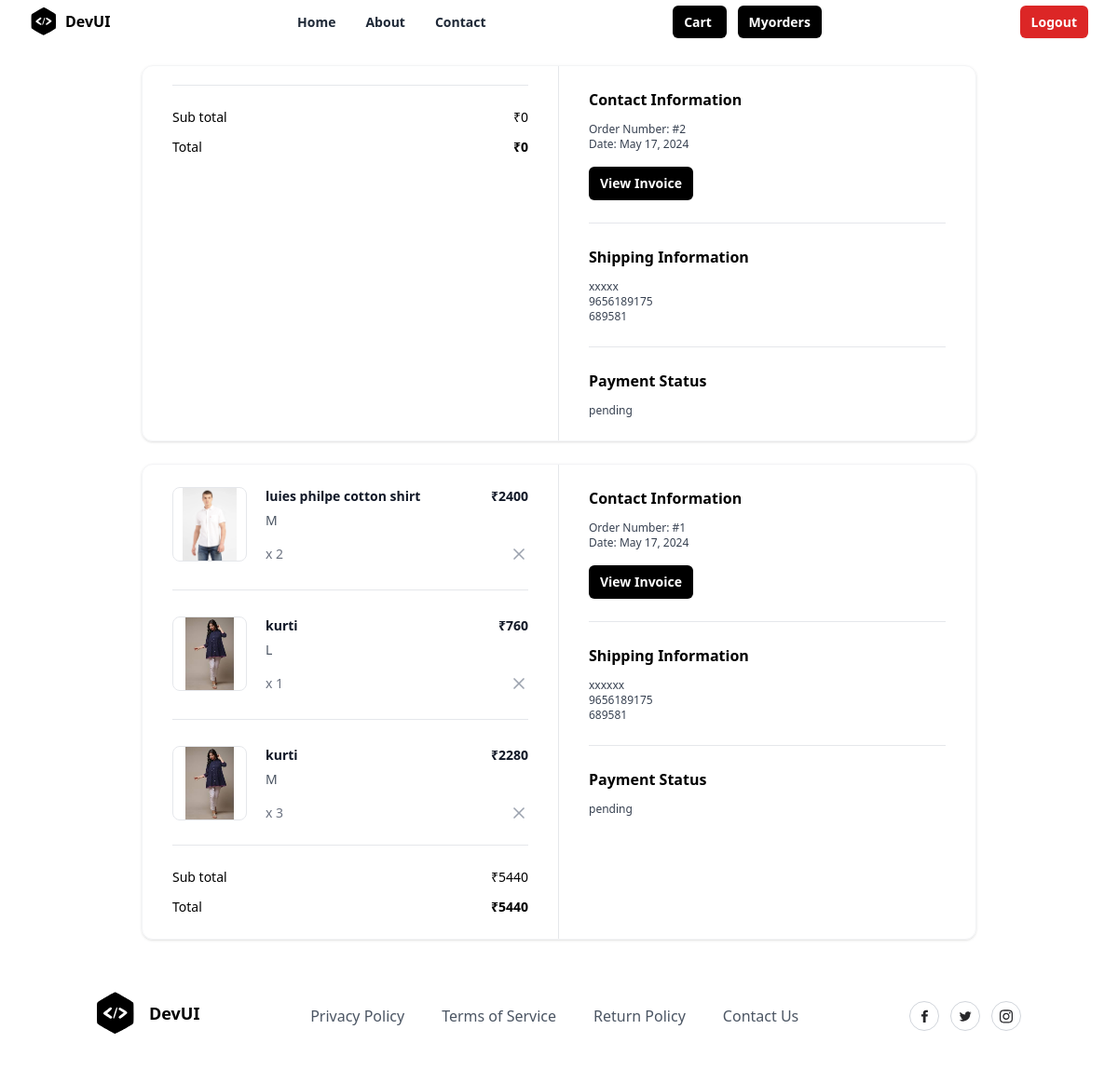
The app's page /order/summary (signed in) with its own data.
### store/models.py (models this page shows, shortened)
class Order(models.Model):
    user_object = models.ForeignKey(
                                        User,
                                        on_delete=models.CASCADE,
                                        related_name='myorders'
                                    )
    basket_item_objects = models.ManyToManyField(BasketItem)
    delivery_address = models.CharField(max_length=250)
    phone = models.CharField(max_length=12)
    pin=models.CharField(max_length=10,null=True)
    email = models.CharField(max_length=100)
    pay_options = (
        ('online', 'online'),
        ('cod', 'cod')
    )
    payment_mode = models.CharField(
                                        max_length=100,
                                        choices=pay_options,
                                        default='cod'
                                    )
    order_id = models.CharField(max_length=200, null=True)
    is_paid = models.BooleanField(default=False)
    order_status = (
        ('order_confirmed', 'Order confirmed'),
        ('dispatched', 'Dispatched'),
        ('in_transit', 'In transit'),
        ('delivered', 'Delivered'),
        ('cancelled', 'Cancelled'),
    )
    status = models.CharField(
                                max_length=200,
                                choices=order_status,
                                default='order_confirmed'
                            )
    created_date = models.DateTimeField(auto_now_add=True)
    updated_date = models.DateTimeField(auto_now=True)
    is_active = models.BooleanField(default=True)
    @property
    def sub_total(self):
        basket_items=self.basket_item_objects.all()
        total=0
        if basket_items:
            for bi in basket_items:
                total+=bi.total_amount
        return total

class BasketItem(models.Model):
    basket_object = models.ForeignKey(Basket, on_delete=models.CASCADE,related_name="cartitems")
    product_object = models.ForeignKey(Product, on_delete=models.CASCADE)
    size_object = models.ForeignKey(Size, on_delete=models.CASCADE)
    quantity = models.PositiveIntegerField(default=1)
    created_date = models.DateTimeField(auto_now_add=True)
    updated_date = models.DateTimeField(auto_now=True)
    is_active = models.BooleanField(default=True)
    is_order_placed=models.BooleanField(default=False)
    @property
    def total_amount(self):
        return self.product_object.price * self.quantity

class Product(models.Model):
    title = models.CharField(max_length=200)
    description = models.TextField(null=True, blank=True)
    size_object = models.ManyToManyField(Size)
    category_object = models.ForeignKey(Category, on_delete=models.CASCADE)
    brand_object = models.ForeignKey(Brand, on_delete=models.CASCADE)
    image = models.ImageField(upload_to='product_images', null=True, blank=True, default='product_images/default.jpg')
    price = models.PositiveIntegerField()
    tag_object=models.ManyToManyField(Tag)
    created_date = models.DateTimeField(auto_now_add=True)
    updated_date = models.DateTimeField(auto_now=True)
    is_active = models.BooleanField(default=True)

class Size(models.Model):
    name = models.CharField(max_length=100, unique=True)
    created_date = models.DateTimeField(auto_now_add=True)
    updated_date = models.DateTimeField(auto_now=True)
    is_active = models.BooleanField(default=True)
    def __str__(self):
        return self.name

### store/views.py (the view)
# urls.py: path('order/summary',views.OrderSummaryView.as_view(),name='order-summary')
class OrderSummaryView(View):
    def get(self,request,*args,**kwargs):
        qs=Order.objects.filter(user_object=request.user).order_by("-created_date")
        return render(request,"order_summary.html",{"data":qs})

### store/templates/order_summary.html (shortened to what this page needs)
{%extends 'base.html'%}
{%block main_block%}
{%for order in data%}
<div class="mx-auto my-4 max-w-4xl md:my-6">
  <div class="overflow-hidden rounded-xl border border-gray-100 shadow">
    <div class="grid grid-cols-1 md:grid-cols-2">
      <div class="px-5 py-6 md:border-r md:border-r-gray-200 md:px-8">
        <div class="flow-root">
          <ul class="-my-7 divide-y divide-gray-200">
           {%for bi in order.basket_item_objects.all%}
           <li class="flex items-stretch justify-between space-x-5 py-7">
            <div class="flex flex-1 items-stretch">
              <div class="flex-shrink-0">
                <img
                  class="h-20 w-20 rounded-lg border border-gray-200 object-contain"
                  src="{{bi.product_object.image.url}}"
                  alt="https://static.nike.com/a/images/c_limit,w_592,f_auto/t_product_v1/54a510de-a406-41b2-8d62-7f8c587c9a7e/air-force-1-07-lv8-shoes-9KwrSk.png"
                />
              </div>
              <div class="ml-5 flex flex-col justify-between">
                <div class="flex-1">
                  <p class="text-sm font-bold text-gray-900">
                    {{bi.product_object.title}}
                  </p>
                  <p class="mt-1.5 text-sm font-medium text-gray-600">
                 {{bi.size_object}}
                  </p>
                </div>
                <p class="mt-4 text-sm font-medium text-gray-500">x {{bi.quantity}}</p>
              </div>
            </div>
            <div class="ml-auto flex flex-col items-end justify-between">
              <p class="text-right text-sm font-bold text-gray-900">
                ₹{{bi.total_amount}}
              </p>
              <button
                type="button"
                class="-m-2 inline-flex rounded p-2 text-gray-400 transition-all duration-200 hover:text-gray-900 focus:outline-none focus:ring-2 focus:ring-gray-900 focus:ring-offset-2"
              >
                <svg
                  xmlns="http://www.w3.org/2000/svg"
                  width="24"
                  height="24"
                  viewBox="0 0 24 24"
                  fill="none"
                  stroke="currentColor"
                  stroke-width="2"
                  stroke-linecap="round"
                  stroke-linejoin="round"
                  class="h-5 w-5"
                >
                  <line x1="18" y1="6" x2="6" y2="18"></line>
                  <line x1="6" y1="6" x2="18" y2="18"></line>
                </svg>
              </button>
            </div>
           {%endfor%}
          </ul>
          <hr class="mt-6 border-gray-200" />
          <ul class="mt-6 space-y-3">
            <li class="flex items-center justify-between">
              <p class="text-sm font-medium">Sub total</p>
              <p class="text-sm font-medium">₹{{order.sub_total}}</p>
            </li>
            <li class="flex items-center justify-between">
              <p class="text-sm font-medium ">Total</p>
              <p class="text-sm font-bold ">₹{{order.sub_total}}</p>
            </li>
          </ul>
        </div>
      </div>
      <div class="px-5 py-6 md:px-8">
        <div class="flow-root">
          <div class="-my-6 divide-y divide-gray-200">
            <div class="py-6">
              <h2 class="text-base font-bold text-black">
                Contact Information
              </h2>
              <p class="fontmedium mt-3 text-xs text-gray-700">
                Order Number: #{{order.id}}
              </p>
              <p class="text-xs font-medium text-gray-700">
                Date: {{order.created_date|date}}
              </p>
              <button
                type="button"
                class="mt-4 rounded-md bg-black px-3 py-2 text-sm font-semibold text-white shadow-sm hover:bg-black/80 focus-visible:outline focus-visible:outline-2 focus-visible:outline-offset-2 focus-visible:outline-black"
              >
                View Invoice
              </button>
            </div>
            <div class="py-6">
              <h2 class="mb-2 text-base font-bold text-black">
                Shipping Information
              </h2>
              <p class="mt-3 text-xs font-medium text-gray-700">{{order.delivery_address}}</p>
              <p class="text-xs font-medium text-gray-700">
                {{order.phone}}
              </p>
              <p class="text-xs font-medium text-gray-700">{{order.pin}}</p>
            </div>
            <div class="py-6">
              <h2 class="text-base font-bold text-black">
                Payment Status
              </h2>
              <p class="mt-3 text-xs font-medium text-gray-700">
               {%if order.is_paid%}
                  completed
                  {%else%}
                  pending
                  {%endif%}
              </p>
            </div>
          </div>
        </div>
      </div>
    </div>
  </div>
</div>
{%endfor%}
{%endblock%}

### records on screen
Order: sub_total "0", id "2", created_date "May 17, 2024", delivery_address "xxxxx", phone "9656189175", pin "689581", is_paid "pending"
Order: sub_total "5440", id "1", created_date "May 17, 2024", delivery_address "xxxxxx", phone "9656189175", pin "689581", is_paid "pending"
BasketItem: product_object.image (picture), product_object "luies philpe cotton shirt", size_object "M", quantity "2", total_amount "2400"
BasketItem: product_object.image (picture), product_object "kurti", size_object "L", quantity "1", total_amount "760"
BasketItem: product_object.image (picture), product_object "kurti", size_object "M", quantity "3", total_amount "2280"
